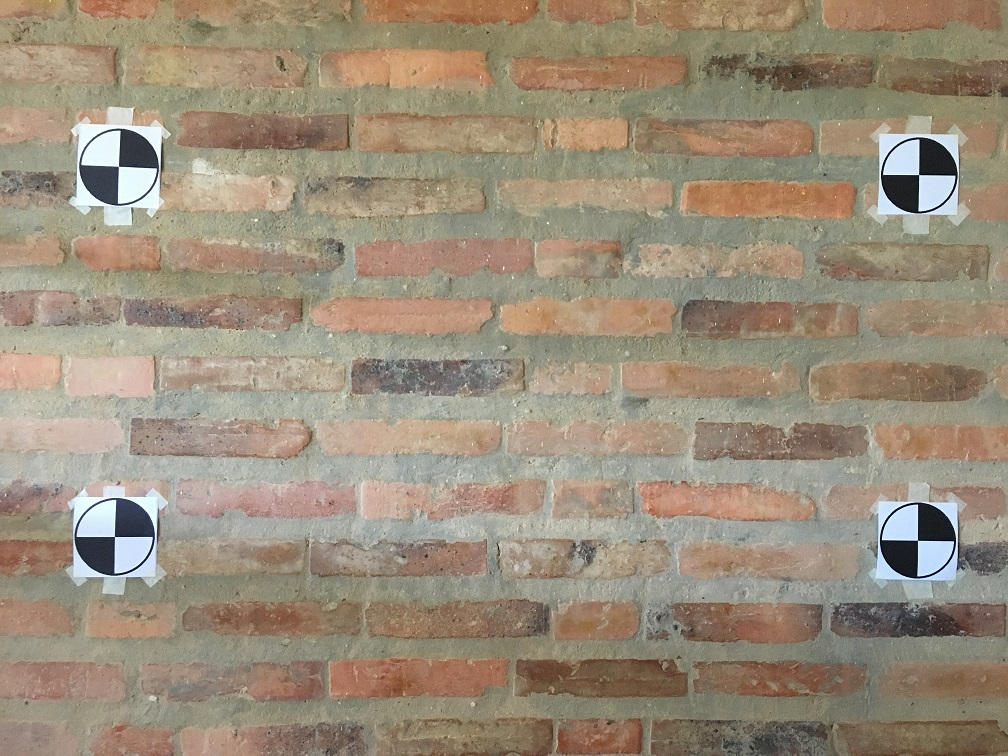
#> input picture assignments/ps03/input_images/ps3-2-a_base.jpg, 1008 x 756 px
$ python -i ps3.py   (imports and definitions only)
#> lines starting #> are read from the running program, lines starting #| are printed output that depends on the picture
#> further down, picture is the input picture: shape (756, 1008, 3); mean B, G, R 122.5, 141.7, 154.7
"""
CS6476 Problem Set 3 imports. Only Numpy and cv2 are allowed.
"""
import cv2
import numpy as np


# [4 lines left out: function display_img, not called in this run]


def process_base_image(img, kernel_size=(5, 5), show_image=False):
    """
    Will take a given input image and convert the image to
    gray scale as well apply a Gaussian Blur.

    Args:
        img (numpy.array): image to convert to gray scale
        kernel_size (tuple): the size of the Gaussian Kernel
        show_image (boolean): If the image should be displayed after being processed. Used to debug.

    Returns:
        processed_image (numpy.array): image that has a Gaussian Blur applied
                                       and has been converted to gray scale.
    """
#> called with kernel_size = (5, 5), show_image = False
    processed_image = img.copy()
    processed_image = cv2.cvtColor(processed_image, cv2.COLOR_BGR2GRAY)
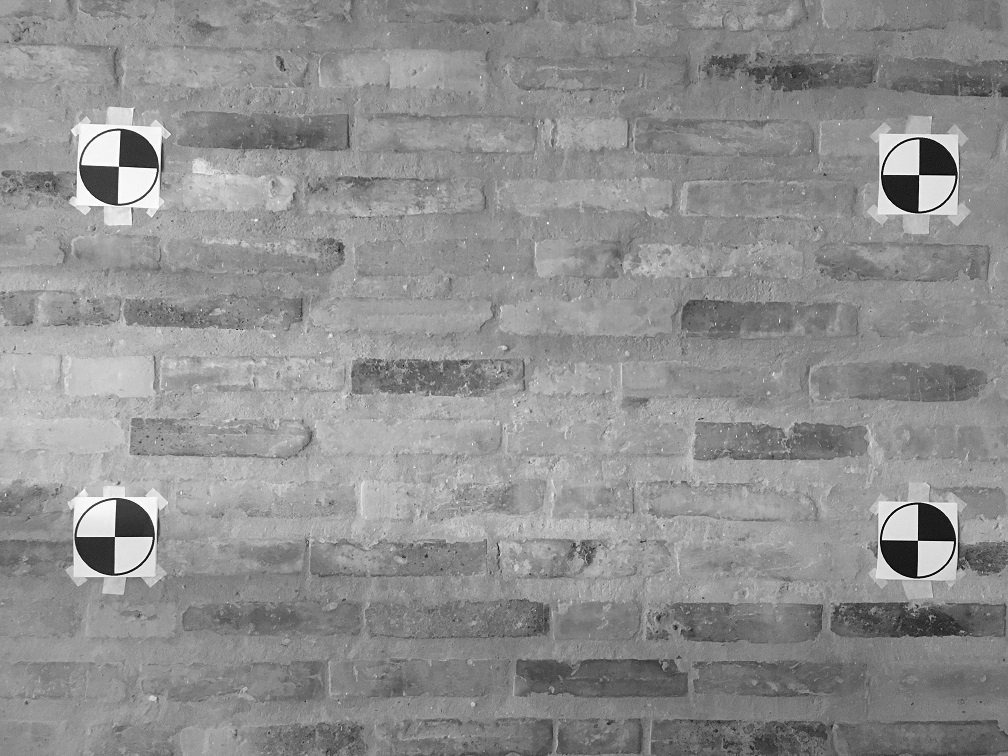
#> processed_image: shape (756, 1008); min 1, max 255, mean 143.4
    processed_image = cv2.GaussianBlur(processed_image, kernel_size, 0)
    if show_image:
        display_img(processed_image, 'Gray Scale Image')
    return processed_image


# [35 lines left out: functions euclidean_distance, get_corners_list, not called in this run]


def find_markers(image, template=None):
    """Finds four corner markers.

    Use a combination of circle finding, corner detection and convolution to
    find the four markers in the image.

    Args:
        image (numpy.array): image array of uint8 values.
        template (numpy.array): template image of the markers.

    Returns:
        list: List of four (x, y) tuples
            in the order [top-left, bottom-left, top-right, bottom-right].
    """

    # [34 lines of commented-out code are left out]

    img_in = process_base_image(image)
    harris = cv2.cornerHarris(img_in, 8, 7, 0.05)
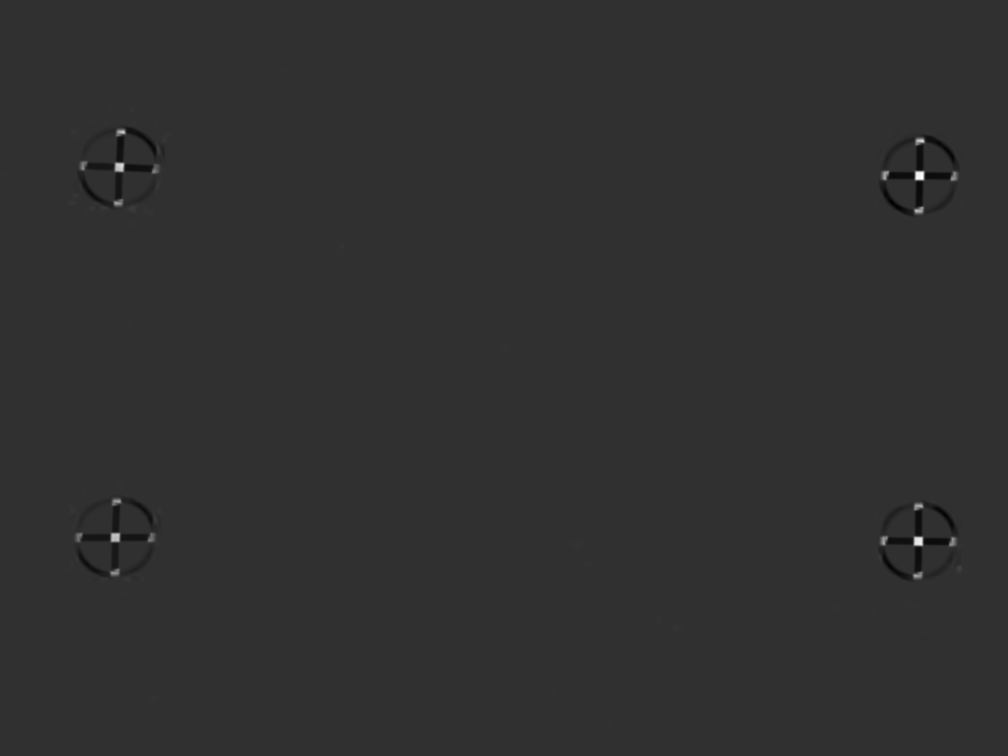
#> harris: shape (756, 1008) float32; min -13.42, max 57.06, mean 0; drawn with min black and max white
    # display_img(harris, 'The D image 1')
    harris_dilated = cv2.dilate(harris, None)
    # harris_dilated = cv2.morphologyEx(harris, cv2.MORPH_OPEN, (2, 2))
    # display_img(harris_dilated, 'The D Image')
    # obtain the areas of interest. These will be areas within 10% of the max value
    # found in the image.
    # print 'Max is: {}'.format(harris_dilated.max())
    # np.where is going to return 2 arrays which  need to be zipeed to be tuples of (x, y)

    cord_lists = np.where(harris_dilated >= .1 * harris_dilated.max())
#> cord_lists = 2241 positions, rows 128 to 580, columns 74 to 958
    cords = zip(*cord_lists[::-1])
#> (the run stopped early here; a loop or call above may not have finished)

$ run again, on assignments/ps03/input_images/ps3-3-a_base.jpg
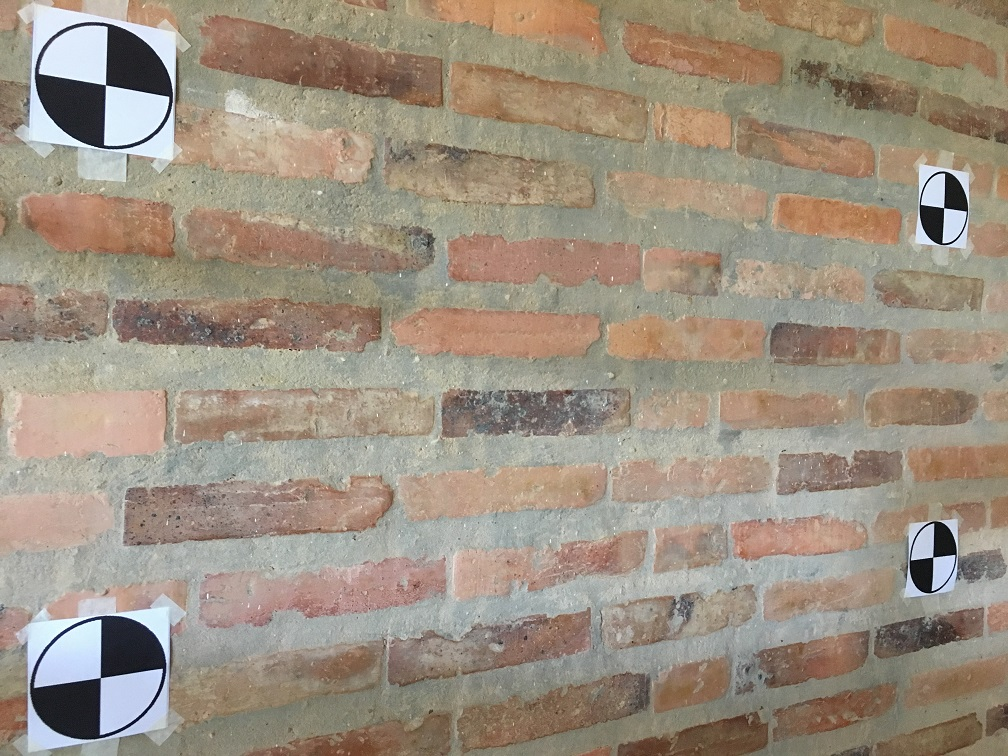
#> input picture assignments/ps03/input_images/ps3-3-a_base.jpg, 1008 x 756 px
#> picture is the input picture: shape (756, 1008, 3); mean B, G, R 129.1, 144.8, 157.2
#> in process_base_image, `processed_image = cv2.cvtColor(processed_image, cv2.COLOR_BGR2GRAY)`:
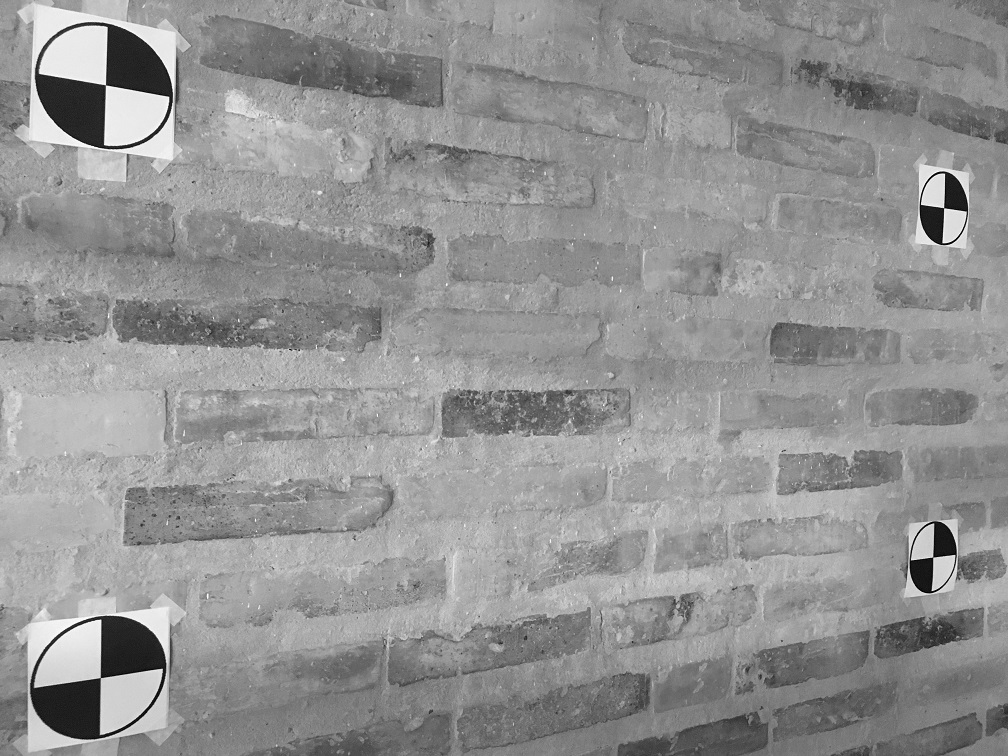
#> processed_image: shape (756, 1008); min 0, max 254, mean 146.7
#> in find_markers, `harris = cv2.cornerHarris(img_in, 8, 7, 0.05)`:
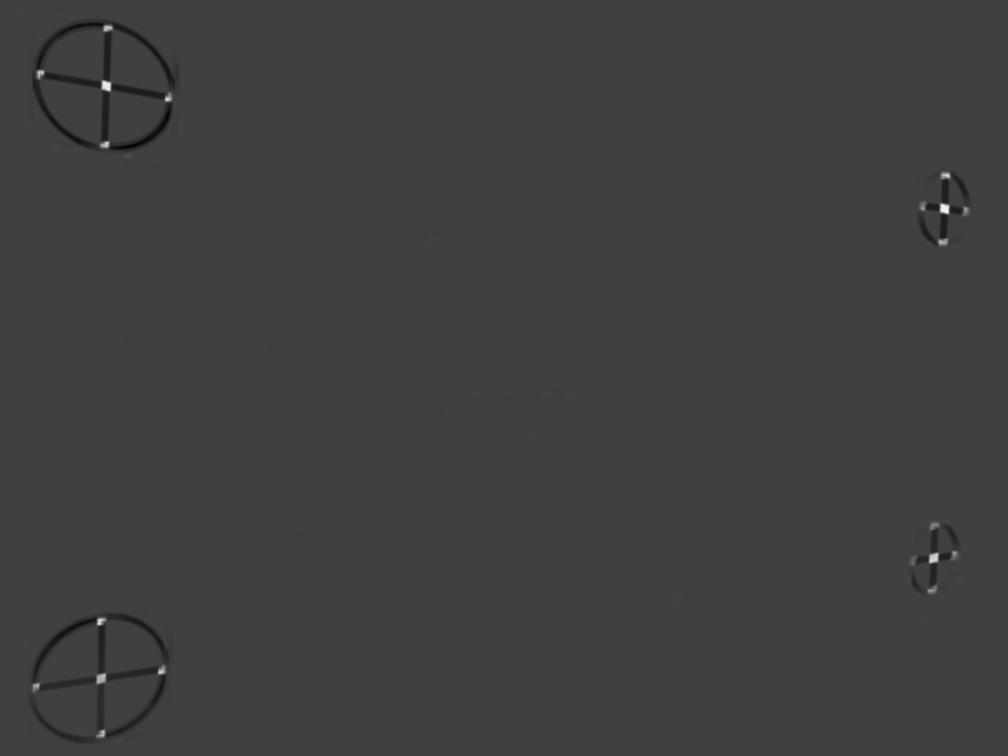
#> harris: shape (756, 1008) float32; min -19.43, max 57.7, mean -0.1; drawn with min black and max white
#> cord_lists = 2217 positions, rows 24 to 738, columns 31 to 970

$ run again, on assignments/ps03/input_images/ps3-2-b_base.jpg
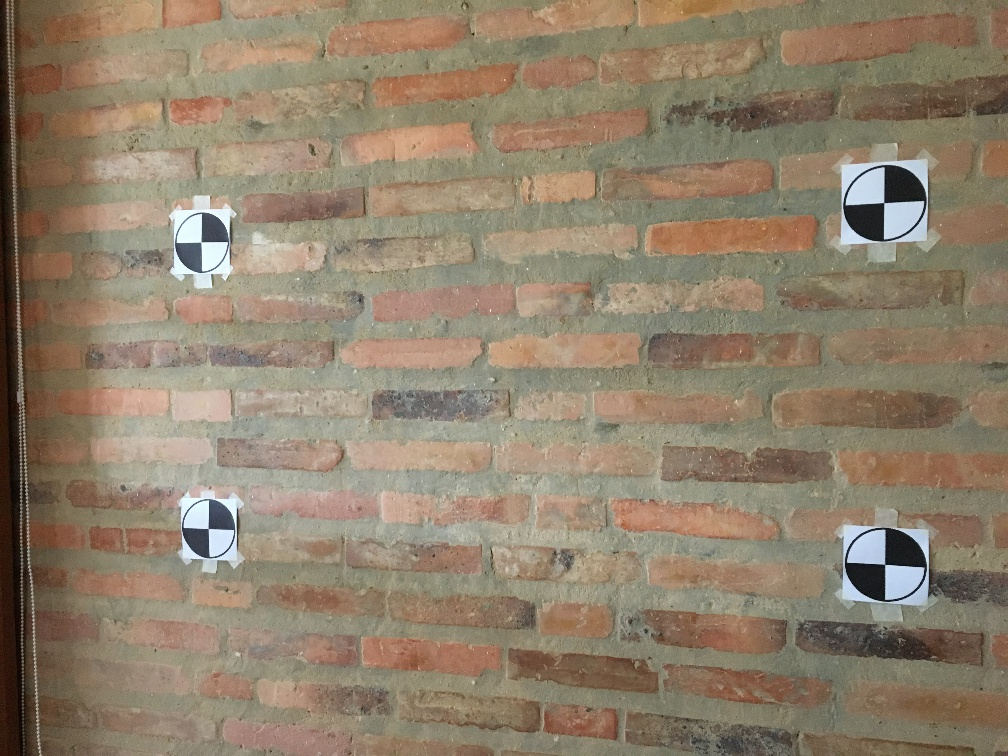
#> input picture assignments/ps03/input_images/ps3-2-b_base.jpg, 1008 x 756 px
#> picture is the input picture: shape (756, 1008, 3); mean B, G, R 107.9, 128.6, 143.9
#> in process_base_image, `processed_image = cv2.cvtColor(processed_image, cv2.COLOR_BGR2GRAY)`:
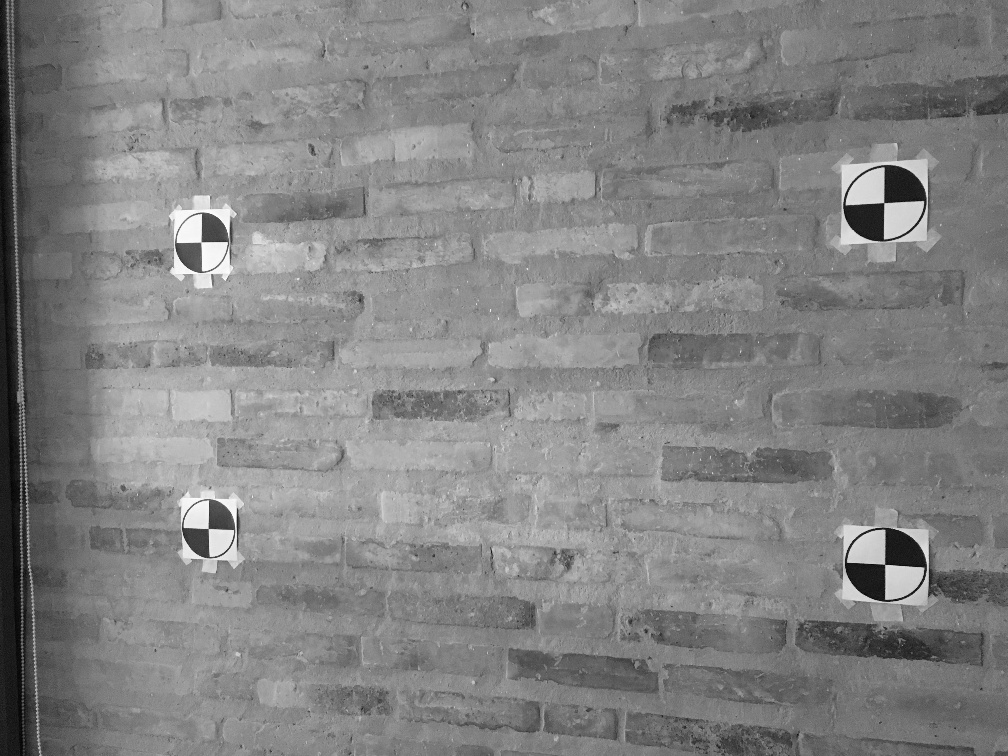
#> processed_image: shape (756, 1008); min 2, max 253, mean 130.8
#> in find_markers, `harris = cv2.cornerHarris(img_in, 8, 7, 0.05)`:
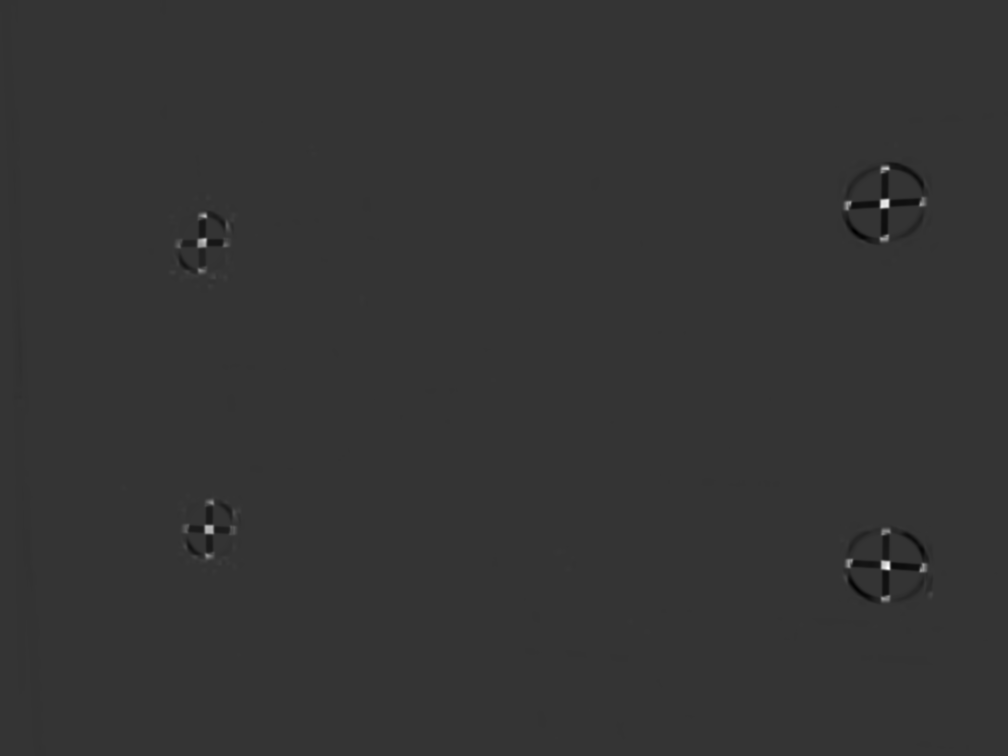
#> harris: shape (756, 1008) float32; min -10.3, max 40.13, mean 0; drawn with min black and max white
#> cord_lists = 2174 positions, rows 164 to 603, columns 175 to 928

$ run again, on assignments/ps03/input_images/ps3-2-c_base.jpg
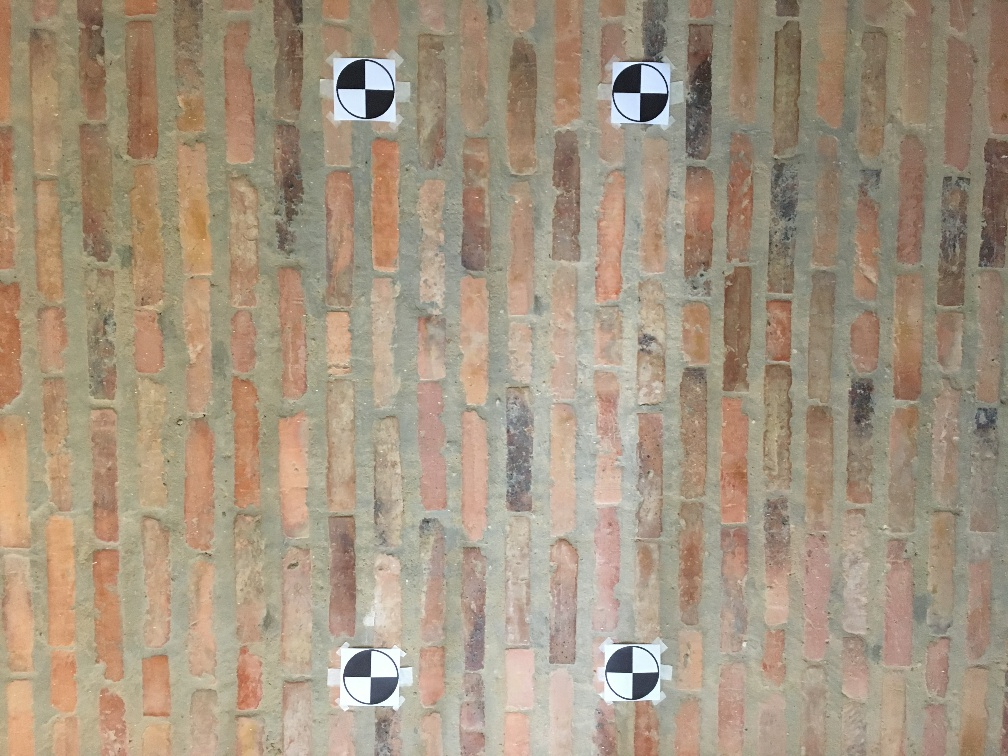
#> input picture assignments/ps03/input_images/ps3-2-c_base.jpg, 1008 x 756 px
#> picture is the input picture: shape (756, 1008, 3); mean B, G, R 128.9, 149.2, 164.9
#> in process_base_image, `processed_image = cv2.cvtColor(processed_image, cv2.COLOR_BGR2GRAY)`:
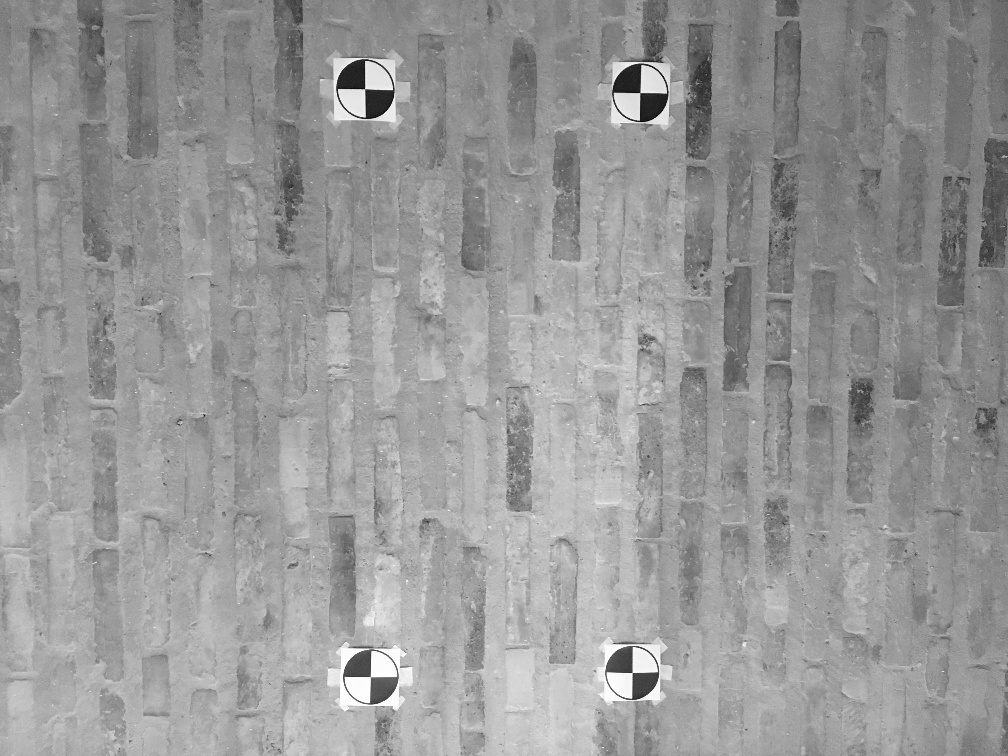
#> processed_image: shape (756, 1008); min 6, max 255, mean 151.6
#> in find_markers, `harris = cv2.cornerHarris(img_in, 8, 7, 0.05)`:
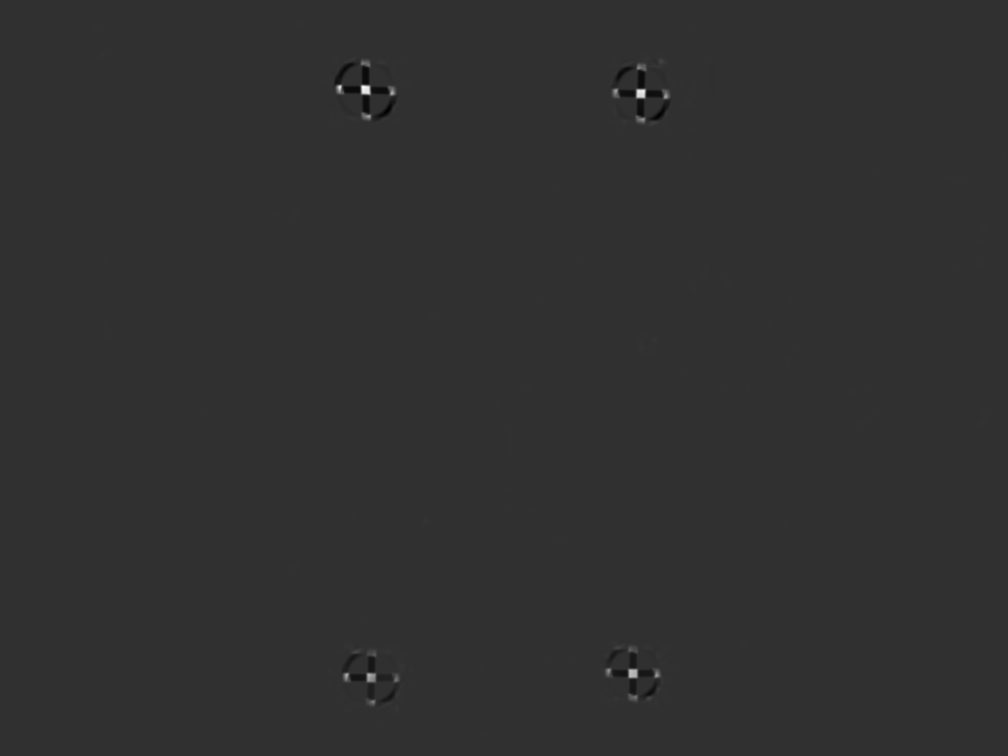
#> harris: shape (756, 1008) float32; min -12.34, max 52.3, mean 0; drawn with min black and max white
#> cord_lists = 2038 positions, rows 59 to 706, columns 335 to 670
